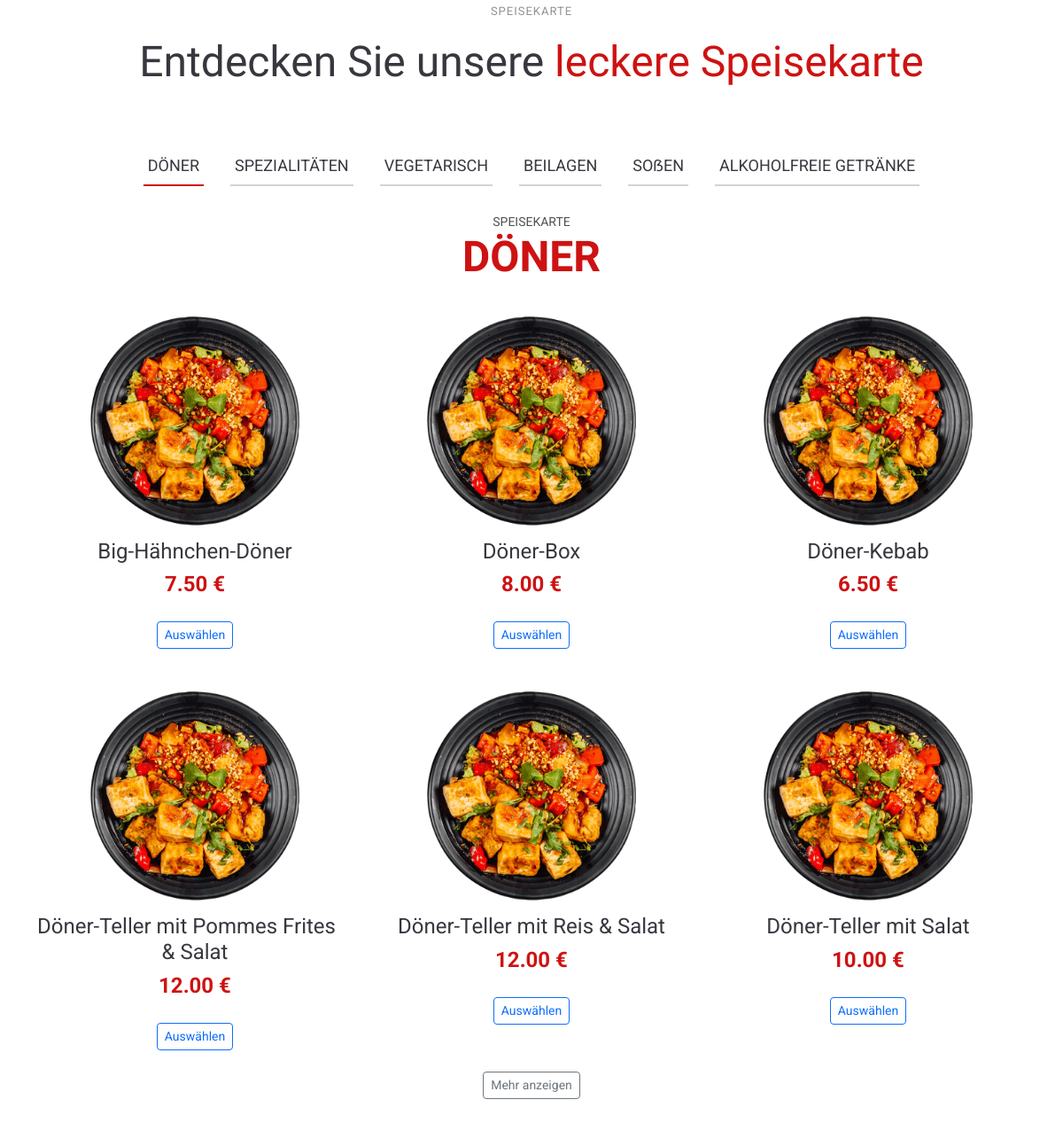
The app's page / (middle part), older data.
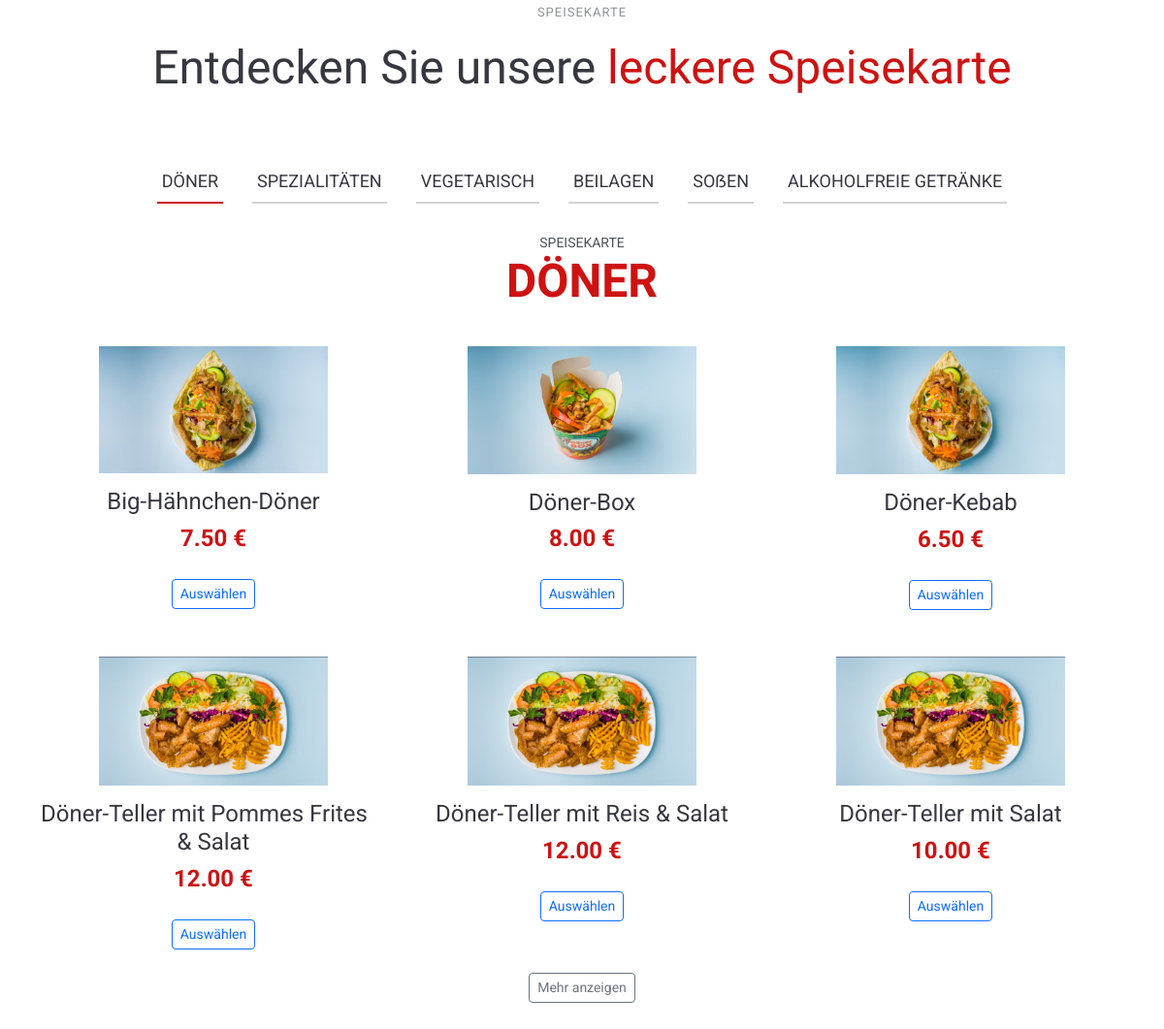
The same page, newer data.
### FoodOrdering/models.py (models this page shows, shortened)
class Category(models.Model):
    name = models.CharField(max_length=120, unique=True)
    slug = models.SlugField(max_length=140, unique=True, blank=True)
    is_active = models.BooleanField(default=True)
    sort_order = models.PositiveIntegerField(default=0)
    class Meta:
        ordering = ["sort_order", "name"]

class Product(models.Model):
    category = models.ForeignKey(Category, on_delete=models.PROTECT, related_name="products")
    name = models.CharField(max_length=160)
    slug = models.SlugField(max_length=180, unique=True)
    description = models.TextField(blank=True)
    price = models.DecimalField(max_digits=8, decimal_places=2)
    image = models.ImageField(upload_to="products/", blank=True, null=True)
    is_available = models.BooleanField(default=True)
    class Meta:
        ordering = ["name"]

### FoodOrdering/views.py (the view)
# urls.py: path('', views.home, name='home'),
def home(request):
    events = Event.objects.filter(is_active=True).order_by('sort_order')
    categories = (
        Category.objects.filter(is_active=True)
        .prefetch_related(
            "products",
            "products__product_option_groups__group__options",
        )
    )
    return render(request, "index.html", {
        "categories": categories,
        'events': events,
        "reservation_form": TableReservationForm()
    })

### FoodOrdering/models.py (called while the page is built)
    def effective_is_required(self) -> bool:
        return self.is_required if self.is_required is not None else self.group.is_required

    def effective_min_select(self) -> int:
        return self.min_select if self.min_select is not None else self.group.min_select

    def effective_max_select(self) -> int:
        return self.max_select if self.max_select is not None else self.group.max_select

### templates/index.html (shortened to what this page needs)
<!DOCTYPE html>
<html lang="de">
{% load static %}
<head>
  <link href="{% static 'assets/vendor/bootstrap/css/bootstrap.min.css' %}" rel="stylesheet">
  <link href="{% static 'assets/vendor/bootstrap-icons/bootstrap-icons.css' %}" rel="stylesheet">
  <link href="{% static 'assets/vendor/aos/aos.css' %}" rel="stylesheet">
  <link href="{% static 'assets/vendor/glightbox/css/glightbox.min.css' %}" rel="stylesheet">
  <link href="{% static 'assets/vendor/swiper/swiper-bundle.min.css' %}" rel="stylesheet">
  <link href="{% static 'assets/css/main.css' %}" rel="stylesheet">
  <link href="{% static 'assets/css/style.css' %}" rel="stylesheet">
</head>
<body class="index-page">
  <main class="main">
    <section id="menu" class="menu section">
      <div class="container section-title" data-aos="fade-up">
        <h2>Speisekarte</h2>
        <p><span>Entdecken Sie unsere</span> <span class="description-title">leckere Speisekarte</span></p>
      </div>
      <div class="container">
        <ul class="nav nav-tabs d-flex justify-content-center" data-aos="fade-up" data-aos-delay="100">
          {% for category in categories %}
          <li class="nav-item">
            <a class="nav-link {% if forloop.first %}active show{% endif %}"
               data-bs-toggle="tab"
               data-bs-target="#category-{{ category.slug }}">
              <h4>{{ category.name }}</h4>
            </a>
          </li>
          {% endfor %}
        </ul>
        <div class="tab-content" data-aos="fade-up" data-aos-delay="200">
          {% for category in categories %}
          <div class="tab-pane fade {% if forloop.first %}active show{% endif %}"
               id="category-{{ category.slug }}">
            <div class="tab-header text-center">
              <p>Speisekarte</p>
              <h3>{{ category.name }}</h3>
            </div>
            <div class="row gy-5">
              {% for product in category.products.all %}
              {% if product.is_available %}
              <div class="col-lg-4 menu-item {% if forloop.counter > 6 %}d-none extra-item extra-{{ category.id }}{% endif %}">
                {% if product.image %}
                  <img src="{{ product.image.url }}" class="menu-img img-fluid" alt="{{ product.name }}">
                {% else %}
                  <img src="{% static 'assets/img/menu/menu-item-1.png' %}" class="menu-img img-fluid" alt="{{ product.name }}">
                {% endif %}
                <h4>{{ product.name }}</h4>
                <p class="price">{{ product.price }} €</p>
                <button type="button"
                        class="btn btn-sm btn-outline-primary mt-2"
                        data-bs-toggle="modal"
                        data-bs-target="#productModal-{{ product.id }}">
                  Auswählen
                </button>
              </div>
              {% endif %}
              {% empty %}
              <p class="text-center">Keine Produkte verfügbar.</p>
              {% endfor %}
            </div>
{% if category.products.count > 6 %}
  <div class="text-center mt-4">
    <button class="btn btn-outline-secondary btn-sm"
            type="button"
            data-category="{{ category.id }}"
            onclick="showMoreMenuItems(this)">
      Mehr anzeigen
    </button>
  </div>
{% endif %}
          </div>
          {% endfor %}
        </div>
      </div>
    </section>
  </main>
</body>
</html>

### static/assets/css/main.css (style rules this page uses)
:root { --default-font: "Roboto", system-ui, -apple-system, "Segoe UI", Roboto, "Helvetica Neue", Arial, "Noto Sans", "Liberation Sans", sans-serif, "Apple Color Emoji", "Segoe UI Emoji", "Segoe UI Symbol", "Noto Color Emoji"; --heading-font: "Amatic SC", sans-serif; --nav-font: "Inter", sans-serif; }
:root { --background-color: #ffffff; --default-color: #212529; --heading-color: #37373f; --accent-color: #ce1212; --surface-color: #ffffff; --contrast-color: #ffffff; }
:root { --nav-color: #7f7f90; --nav-hover-color: #ce1212; --nav-mobile-background-color: #ffffff; --nav-dropdown-background-color: #ffffff; --nav-dropdown-color: #7f7f90; --nav-dropdown-hover-color: #ce1212; }
:root { scroll-behavior: smooth; }
body { color: var(--default-color); background-color: var(--background-color); font-family: var(--default-font); }
a { color: var(--accent-color); text-decoration: none; transition: 0.3s; }
h1, h2, h3, h4, h5, h6 { color: var(--heading-color); font-family: var(--heading-font); }
section, .section { color: var(--default-color); background-color: var(--background-color); padding: 60px 0; scroll-margin-top: 92px; overflow: clip; }
.section-title { text-align: center; padding-bottom: 60px; position: relative; }
.section-title h2 { font-size: 13px; letter-spacing: 1px; font-weight: 400; padding: 0; margin: 0; color: color-mix(in srgb, var(--default-color), transparent 50%); display: inline-block; text-transform: uppercase; font-family: var(--default-font); }
.section-title p { color: var(--heading-color); margin: 10px 0 0 0; font-size: 48px; font-weight: 500; font-family: var(--heading-font); }
.section-title p .description-title { color: var(--accent-color); }
.menu .nav-tabs { border: 0; }
.menu .nav-link { background-color: var(--background-color); color: color-mix(in srgb, var(--default-color), transparent 20%); margin: 0 15px; padding: 10px 5px; transition: 0.3s; border-radius: 0; cursor: pointer; height: 100%; border: 0; border-bottom: 2px solid color-mix(in srgb, var(--default-color), transparent 80%); }
.menu .nav-link h4 { font-size: 18px; font-weight: 400; margin: 0; font-family: var(--default-font); }
.menu .nav-link.active { background-color: var(--background-color); color: var(--accent-color); border-color: var(--accent-color); }
.menu .tab-content .tab-header { padding: 30px 0; }
.menu .tab-content .tab-header p { font-size: 14px; text-transform: uppercase; color: color-mix(in srgb, var(--default-color), transparent 20%); margin-bottom: 0; }
.menu .tab-content .tab-header h3 { font-size: 48px; font-weight: 700; color: var(--accent-color); }
.menu .tab-content .menu-item { text-align-last: center; }
.menu .tab-content .menu-item .menu-img { padding: 0 60px; margin-bottom: 15px; }
.menu .tab-content .menu-item h4 { font-size: 24px; font-weight: 400; margin-bottom: 5px; font-family: var(--default-font); }
.menu .tab-content .menu-item .price { font-size: 24px; font-weight: 700; color: var(--accent-color); }

Row changes from the older to the newer data that the page shows:
changed Product "Big-Hähnchen-Döner": image: picture added
changed Product "Döner-Box": image: picture added
changed Product "Döner-Kebab": image: picture added
changed Product "Döner-Teller mit Pommes Frites & Salat": image: picture added
changed Product "Döner-Teller mit Reis & Salat": image: picture added
changed Product "Döner-Teller mit Salat": image: picture added
